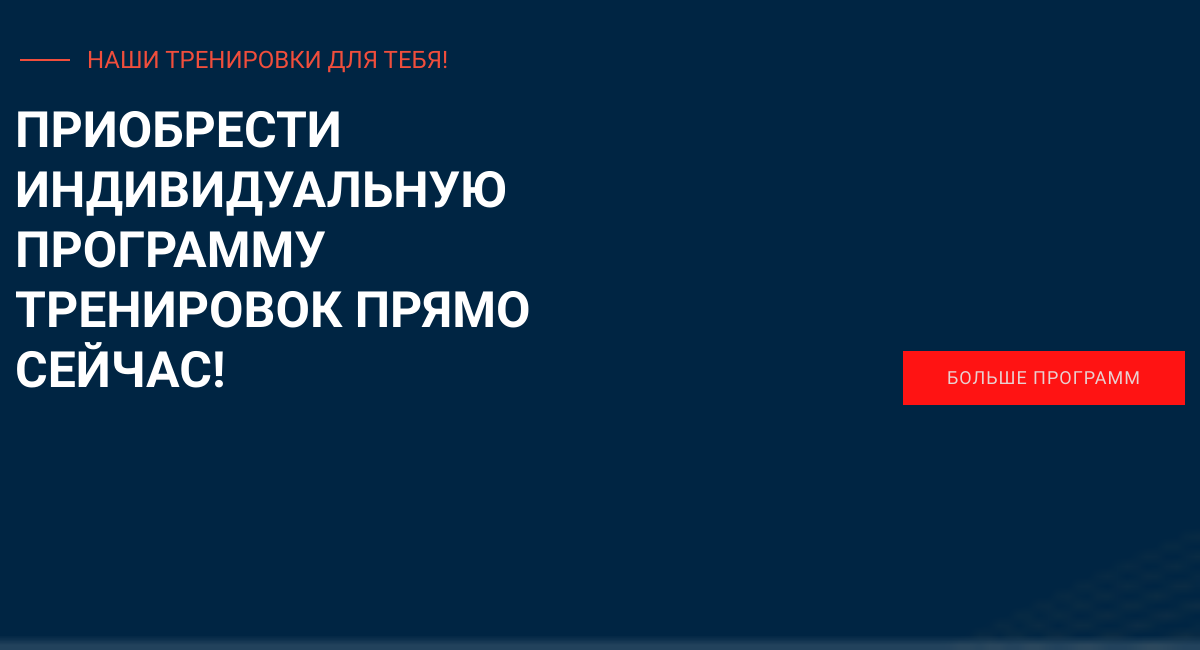
The app's page /coach/ (lower part), older data.
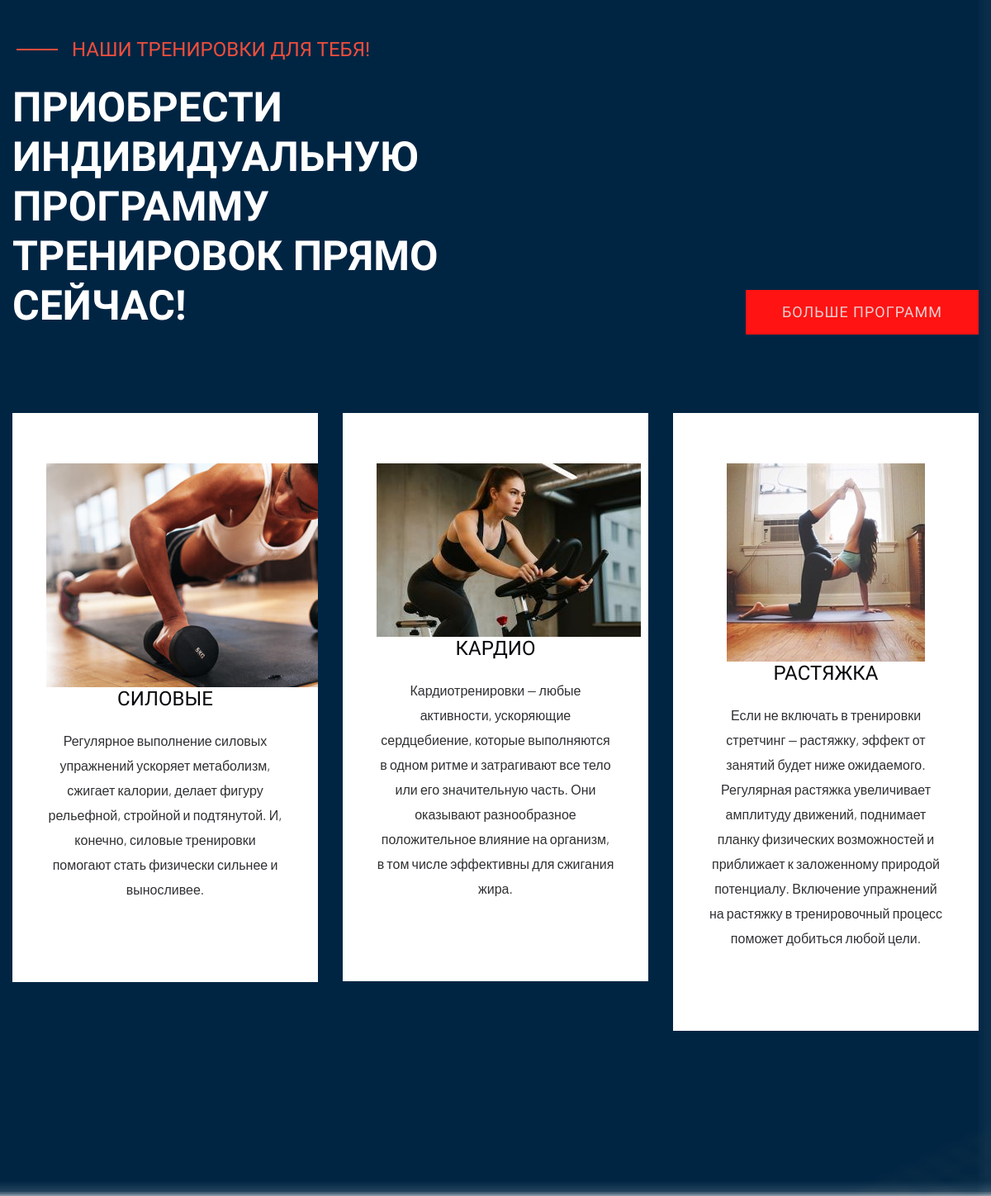
The same page, newer data.
### coach/models.py (models this page shows, shortened)
class Coach(models.Model):
    title = models.CharField(max_length=200)
    description = models.TextField(blank=True)
    image = models.ImageField(upload_to='coach/images/')
    demo_link = models.CharField(max_length=2000, blank=True)
    source_link = models.CharField(max_length=2000, blank=True)

### coach/views.py (the view)
# urls.py: path('coach/', views.coach, name='coach'),
def coach(request):
    tren = Coach.objects.all()
    context = {
        "coach": tren
    }
    return render(request, "coach/coach.html", context)

### coach/templates/coach/coach.html (shortened to what this page needs)
{% extends 'coach/base.html' %}
{% load static %}
{% block css %}
<link rel="stylesheet" href="{% static 'assets/css/bootstrap.min.css' %}">
    <link rel="stylesheet" href="{% static 'assets/css/animate.min.css' %}">
    <link rel="stylesheet" href="{% static 'assets/css/animated-headline.css' %}">
	<link rel="stylesheet" href="{% static 'assets/css/style.css' %}">
{% endblock %}
{% block content %}
<main>
    <section class="services-area pt-100 pb-150 section-bg" data-background="{% static 'assets/img/gallery/section_bg02.png' %}">
            <section class="wantToWork-area w-padding">
                <div class="container">
                    <div class="row align-items-end justify-content-between">
                        <div class="col-lg-6 col-md-10 col-sm-10">
                            <div class="section-tittle section-tittle2">
                                <span>Наши тренировки для тебя!</span>
                                <h2>Приобрести индивидуальную программу тренировок прямо сейчас!</h2>
                            </div>
                        </div>
                        <div class="col-xl-2 col-lg-2 col-md-3">
                            <a href="services.html" class="btn wantToWork-btn f-right">Больше программ</a>
                        </div>
                    </div>
                </div>
            </section>
            <div class="container">
                <div class="row">
                    {% for tren in coach %}
                    <div class="col-lg-4 col-md-4 col-sm-6">
                        <div class="single-cat text-center mb-50">
                            <div class="cat-icon">
                                <img src="{{ tren.image.url }}" alt="">
                            </div>
                            <div class="cat-cap">
                                <h5><a href="services.html">{{ tren.title }}</a></h5>
                                <p>{{ tren.description }}</p>
                            </div>
                        </div>
                    </div>
                    {% endfor %}
                </div>
            </div>
        </section>
    </main>
{% endblock %}

### coach/templates/coach/base.html (shortened to what this page needs)
<!doctype html>
{% load static %}
<html class="no-js" lang="zxx">
<head>
    {% block css %}{% endblock %}
</head>
<body>
{% block content %}
{% endblock %}
</body>
</html>

Row changes from the older to the newer data that the page shows:
added Coach: image (picture), title "СИЛОВЫЕ", description "Регулярное выполнение силовых упражнений ускоряет метаболизм, сжигает калории, делает фигуру рельефной, стройной и подтянутой. И, конечно, силовые тренировки помогают стать физически сильнее и выносливее."
added Coach: image (picture), title "КАРДИО", description "Кардиотренировки — любые активности, ускоряющие сердцебиение, которые выполняются в одном ритме и затрагивают все тело или его значительную часть. Они оказывают разнообразное положительное влияние на организм, в том числе эффективны для сжигания жира."
added Coach: image (picture), title "РАСТЯЖКА", description "Если не включать в тренировки стретчинг — растяжку, эффект от занятий будет ниже ожидаемого. Регулярная растяжка увеличивает амплитуду движений, поднимает планку физических возможностей и приближает к заложенному природой потенциалу. Включение упражнений на растяжку в тренировочный процесс поможет добиться любой цели."
